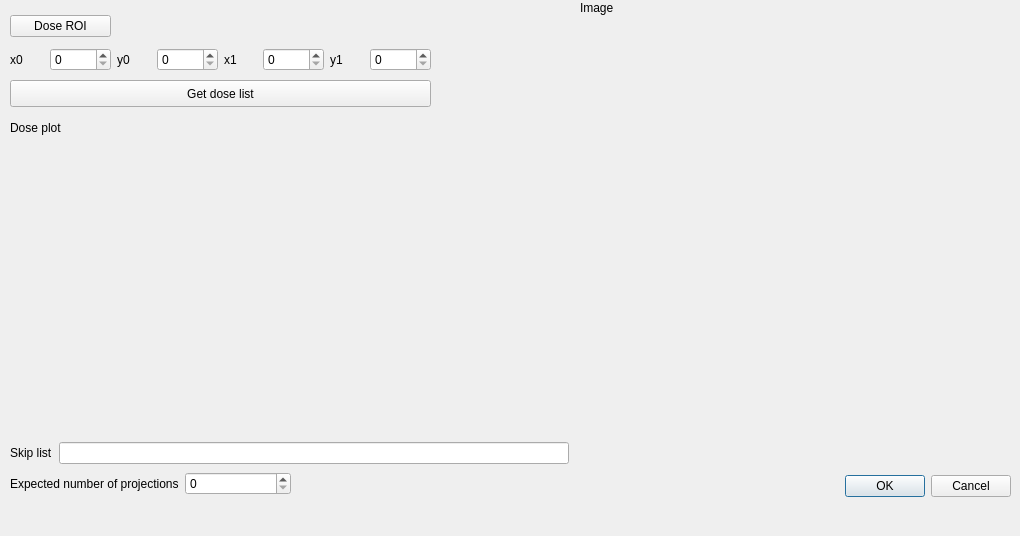
<?xml version="1.0" encoding="UTF-8"?>
<ui version="4.0">
 <class>FindSkipListDialog</class>
 <widget class="QDialog" name="FindSkipListDialog">
  <property name="geometry">
   <rect>
    <x>0</x>
    <y>0</y>
    <width>1020</width>
    <height>536</height>
   </rect>
  </property>
  <property name="windowTitle">
   <string>Get image skip list</string>
  </property>
  <widget class="QDialogButtonBox" name="buttonBox">
   <property name="geometry">
    <rect>
     <x>670</x>
     <y>470</y>
     <width>341</width>
     <height>32</height>
    </rect>
   </property>
   <property name="orientation">
    <enum>Qt::Horizontal</enum>
   </property>
   <property name="standardButtons">
    <set>QDialogButtonBox::Cancel|QDialogButtonBox::Ok</set>
   </property>
  </widget>
  <widget class="QtAddons::PlotWidget" name="skip_plot" native="true">
   <property name="geometry">
    <rect>
     <x>10</x>
     <y>140</y>
     <width>561</width>
     <height>281</height>
    </rect>
   </property>
  </widget>
  <widget class="QtAddons::ImageViewerWidget" name="skip_imageviewer" native="true">
   <property name="geometry">
    <rect>
     <x>580</x>
     <y>20</y>
     <width>431</width>
     <height>401</height>
    </rect>
   </property>
  </widget>
  <widget class="QLabel" name="label_7">
   <property name="geometry">
    <rect>
     <x>10</x>
     <y>120</y>
     <width>62</width>
     <height>16</height>
    </rect>
   </property>
   <property name="text">
    <string>Dose plot</string>
   </property>
  </widget>
  <widget class="QLabel" name="label_8">
   <property name="geometry">
    <rect>
     <x>580</x>
     <y>0</y>
     <width>62</width>
     <height>16</height>
    </rect>
   </property>
   <property name="text">
    <string>Image</string>
   </property>
  </widget>
  <widget class="QWidget" name="layoutWidget">
   <property name="geometry">
    <rect>
     <x>10</x>
     <y>440</y>
     <width>559</width>
     <height>26</height>
    </rect>
   </property>
   <layout class="QHBoxLayout" name="horizontalLayout_5">
    <item>
     <widget class="QLabel" name="label">
      <property name="text">
       <string>Skip list</string>
      </property>
     </widget>
    </item>
    <item>
     <widget class="QLineEdit" name="skip_edit_skiplist">
      <property name="minimumSize">
       <size>
        <width>500</width>
        <height>0</height>
       </size>
      </property>
     </widget>
    </item>
   </layout>
  </widget>
  <widget class="QWidget" name="layoutWidget">
   <property name="geometry">
    <rect>
     <x>10</x>
     <y>470</y>
     <width>281</width>
     <height>27</height>
    </rect>
   </property>
   <layout class="QHBoxLayout" name="horizontalLayout_6">
    <item>
     <widget class="QLabel" name="label_2">
      <property name="text">
       <string>Expected number of projections</string>
      </property>
     </widget>
    </item>
    <item>
     <widget class="QSpinBox" name="skip_spin_expnumproj">
      <property name="maximum">
       <number>10000</number>
      </property>
     </widget>
    </item>
   </layout>
  </widget>
  <widget class="QWidget" name="layoutWidget">
   <property name="geometry">
    <rect>
     <x>10</x>
     <y>10</y>
     <width>421</width>
     <height>66</height>
    </rect>
   </property>
   <layout class="QGridLayout" name="gridLayout">
    <item row="0" column="0">
     <widget class="QPushButton" name="skip_button_getroi">
      <property name="text">
       <string>Dose ROI</string>
      </property>
     </widget>
    </item>
    <item row="1" column="0">
     <layout class="QHBoxLayout" name="horizontalLayout">
      <item>
       <widget class="QLabel" name="label_3">
        <property name="text">
         <string>x0</string>
        </property>
       </widget>
      </item>
      <item>
       <widget class="QSpinBox" name="skip_spin_x0">
        <property name="maximum">
         <number>10000</number>
        </property>
       </widget>
      </item>
     </layout>
    </item>
    <item row="1" column="1">
     <layout class="QHBoxLayout" name="horizontalLayout_2">
      <item>
       <widget class="QLabel" name="label_4">
        <property name="text">
         <string>y0</string>
        </property>
       </widget>
      </item>
      <item>
       <widget class="QSpinBox" name="skip_spin_y0">
        <property name="maximum">
         <number>10000</number>
        </property>
       </widget>
      </item>
     </layout>
    </item>
    <item row="1" column="2">
     <layout class="QHBoxLayout" name="horizontalLayout_3">
      <item>
       <widget class="QLabel" name="label_5">
        <property name="text">
         <string>x1</string>
        </property>
       </widget>
      </item>
      <item>
       <widget class="QSpinBox" name="skip_spin_x1">
        <property name="maximum">
         <number>10000</number>
        </property>
       </widget>
      </item>
     </layout>
    </item>
    <item row="1" column="3">
     <layout class="QHBoxLayout" name="horizontalLayout_4">
      <item>
       <widget class="QLabel" name="label_6">
        <property name="text">
         <string>y1</string>
        </property>
       </widget>
      </item>
      <item>
       <widget class="QSpinBox" name="skip_spin_y1">
        <property name="maximum">
         <number>10000</number>
        </property>
       </widget>
      </item>
     </layout>
    </item>
   </layout>
  </widget>
  <widget class="QPushButton" name="skip_button_getdoselist">
   <property name="geometry">
    <rect>
     <x>10</x>
     <y>80</y>
     <width>421</width>
     <height>27</height>
    </rect>
   </property>
   <property name="minimumSize">
    <size>
     <width>150</width>
     <height>0</height>
    </size>
   </property>
   <property name="baseSize">
    <size>
     <width>0</width>
     <height>0</height>
    </size>
   </property>
   <property name="text">
    <string>Get dose list</string>
   </property>
  </widget>
  <zorder>layoutWidget</zorder>
  <zorder>layoutWidget</zorder>
  <zorder>buttonBox</zorder>
  <zorder>skip_plot</zorder>
  <zorder>skip_imageviewer</zorder>
  <zorder>layoutWidget</zorder>
  <zorder>label_7</zorder>
  <zorder>label_8</zorder>
  <zorder>skip_button_getdoselist</zorder>
 </widget>
 <customwidgets>
  <customwidget>
   <class>QtAddons::PlotWidget</class>
   <extends>QWidget</extends>
   <header location="global">plotwidget.h</header>
   <container>1</container>
  </customwidget>
  <customwidget>
   <class>QtAddons::ImageViewerWidget</class>
   <extends>QWidget</extends>
   <header location="global">imageviewerwidget.h</header>
   <container>1</container>
   <slots>
    <signal>levelsChanged(float,float)</signal>
   </slots>
  </customwidget>
 </customwidgets>
 <resources/>
 <connections>
  <connection>
   <sender>buttonBox</sender>
   <signal>accepted()</signal>
   <receiver>FindSkipListDialog</receiver>
   <slot>accept()</slot>
   <hints>
    <hint type="sourcelabel">
     <x>248</x>
     <y>254</y>
    </hint>
    <hint type="destinationlabel">
     <x>157</x>
     <y>274</y>
    </hint>
   </hints>
  </connection>
  <connection>
   <sender>buttonBox</sender>
   <signal>rejected()</signal>
   <receiver>FindSkipListDialog</receiver>
   <slot>reject()</slot>
   <hints>
    <hint type="sourcelabel">
     <x>316</x>
     <y>260</y>
    </hint>
    <hint type="destinationlabel">
     <x>286</x>
     <y>274</y>
    </hint>
   </hints>
  </connection>
 </connections>
</ui>
